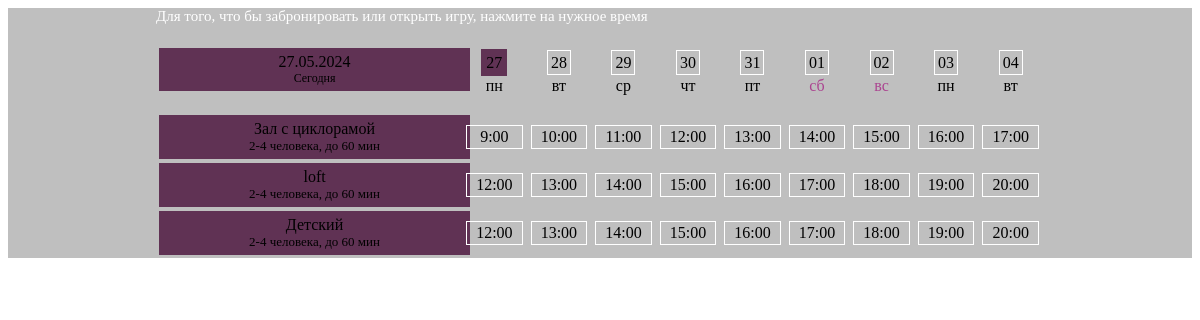
/adm_bron.php, run on the app's committed database.
### tables this page shows
CREATE TABLE `bron` (
  `id` int(11) NOT NULL,
  `name_room` text NOT NULL,
  `seans_1` varchar(255) NOT NULL,
  `seans_2` varchar(255) NOT NULL,
  `seans_3` varchar(255) NOT NULL,
  `seans_4` varchar(255) NOT NULL,
  `seans_5` varchar(255) NOT NULL,
  `seans_6` varchar(255) NOT NULL,
  `seans_7` varchar(255) NOT NULL,
  `seans_8` varchar(255) NOT NULL,
  `seans_9` varchar(255) NOT NULL
);

### class_bron/class.db.php (the view, shortened to what this page needs)
<?php
class SafeMySQL
{
	private $conn;
	private $defaults = array(
		'host'      => 'localhost',
		'user'      => 'root',
		'pass'      => '',
		'db'        => 'foto_gal',
		'port'      => NULL,
		'socket'    => NULL,
		'pconnect'  => FALSE,
		'charset'   => 'utf8',
		'errmode'   => 'error',
		'exception' => 'Exception',
	);
	function __construct($opt = array())
	{
		$opt = array_merge($this->defaults,$opt);
		@$this->conn = mysqli_connect($opt['host'], $opt['user'], $opt['pass'], $opt['db'], $opt['port'], $opt['socket']);
		mysqli_set_charset($this->conn, $opt['charset']) or $this->error(mysqli_error($this->conn));
	}
	public function query()
	{
		return $this->rawQuery($this->prepareQuery(func_get_args()));
	}
	public function fetch($result,$mode=self::RESULT_ASSOC)
	{
		return mysqli_fetch_array($result, $mode);
	}
	public function getRow()
	{
		$query = $this->prepareQuery(func_get_args());
		if ($res = $this->rawQuery($query)) {
			$ret = $this->fetch($res);
			return $ret;
		}
		return FALSE;
	}
	public function getAll()
	{
		$ret   = array();
		$query = $this->prepareQuery(func_get_args());
		if ( $res = $this->rawQuery($query) )
		{
			while($row = $this->fetch($res))
			{
				$ret[] = $row;
			}
		}
		return $ret;
	}
	private function rawQuery($query)
	{
		$start = microtime(TRUE);
		$res   = mysqli_query($this->conn, $query);
		$timer = microtime(TRUE) - $start;
		return $res;
	}
	private function prepareQuery($args)
	{
		$query = '';
		$raw   = array_shift($args);
		$array = preg_split('~(\?[nsiuap])~u',$raw,null,PREG_SPLIT_DELIM_CAPTURE);
		$anum  = count($args);
		$pnum  = floor(count($array) / 2);
		foreach ($array as $i => $part)
		{
			if ( ($i % 2) == 0 )
			{
				$query .= $part;
				continue;
			}
			$value = array_shift($args);
			switch ($part)
			{
				case '?s':
					$part = $this->escapeString($value);
					break;
				case '?i':
					$part = $this->escapeInt($value);
					break;
			}
			$query .= $part;
		}
		return $query;
	}
	private function escapeInt($value)
	{
		return $value;
	}
	private function escapeString($value)
	{
		return	"'".mysqli_real_escape_string($this->conn,$value)."'";
	}
}
function getRooms_admin($date,$db){
	$all=$db->getRow("SELECT * FROM bron_time WHERE date=?s",$date);
	if(!$all){$db->query("INSERT INTO bron_time(id_room,date,seans_1,seans_2,seans_3,seans_4,seans_5,seans_6,seans_7,seans_8,seans_9) VALUES('1','".$date."','0','0','0','0','0','0','0','0','0'),('2','".$date."','0','0','0','0','0','0','0','0','0'),('3','".$date."','0','0','0','0','0','0','0','0','0')");}
	$timtm=0;
	if(date("w",time()+$timtm)==1){$W='пн';}
	if(date("d.m.Y")==$date){$dop_cl='fiol';}else{$dop_cl='';}
	$result='<tr><td style="width: 35%;height:75px;"><div class="fiol" style="margin-top: -10px;">'.date("d.m.Y").'<br><span style="font-size:12px;">Сегодня</span></td>
	<td><span onClick="days(\''.date("d.m.Y").'\');" class="days_b '.$dop_cl.'">'.date("d").'</span><div class="top_w">'.$W.'</div></td>';
$timtm=86400;
	$i=1;
	for($i;$i<9;$i++){
	if(date("d.m.Y",time()+$timtm)==$date){$dop_cl='fiol';}else{$dop_cl='';}
	$result.='<td><span onClick="days(\''.date("d.m.Y",time()+$timtm).'\');" class="days_b '.$dop_cl.'">'.date("d",time()+$timtm).'</span>';
	if(date("w",time()+$timtm)==0){$W='<span style="color:#AB4490;">вс</span>';}
	if(date("w",time()+$timtm)==1){$W='пн';}
	if(date("w",time()+$timtm)==2){$W='вт';}
	if(date("w",time()+$timtm)==3){$W='ср';}
	if(date("w",time()+$timtm)==4){$W='чт';}
	if(date("w",time()+$timtm)==5){$W='пт';}
	if(date("w",time()+$timtm)==6){$W='<span style="color:#AB4490;">сб</span>';}
	$result.='<div class="top_w">'.$W.'</div></td>';
	$timtm=$timtm+86400;
	}
	$result.='</tr>';
	$rooms=$db->getAll("SELECT * FROM bron");
	foreach($rooms as $keys=>$vals){
$room=$db->getRow("SELECT * FROM bron_time WHERE date=?s AND id_room=?i",$date,$vals['id']);
$result.='<tr><td style="text-align:left;"><div class="fiol">'.$vals['name_room'].'<br><span style="font-size:13px;">2-4 человека, до 60 мин</span></div></td>
<td onClick="bron(\''.$date.'\',\'seans_1\',\''.$vals['id'].'\');"><div class="bor_bron" style="'.$seans_1.'" >'.$vals['seans_1'].'</div></td>
<td onClick="bron(\''.$date.'\',\'seans_2\',\''.$vals['id'].'\');"><div class="bor_bron" style="'.$seans_2.'">'.$vals['seans_2'].'</div></td>
<td onClick="bron(\''.$date.'\',\'seans_3\',\''.$vals['id'].'\');"><div class="bor_bron" style="'.$seans_3.'">'.$vals['seans_3'].'</div></td>
<td onClick="bron(\''.$date.'\',\'seans_4\',\''.$vals['id'].'\');"><div class="bor_bron" style="'.$seans_4.'">'.$vals['seans_4'].'</div></td>
<td onClick="bron(\''.$date.'\',\'seans_5\',\''.$vals['id'].'\');"><div class="bor_bron" style="'.$seans_5.'" >'.$vals['seans_5'].'</div></td>
<td onClick="bron(\''.$date.'\',\'seans_6\',\''.$vals['id'].'\');"><div class="bor_bron" style="'.$seans_6.'">'.$vals['seans_6'].'</div></td>
<td onClick="bron(\''.$date.'\',\'seans_7\',\''.$vals['id'].'\');"><div class="bor_bron" style="'.$seans_7.'">'.$vals['seans_7'].'</div></td>
<td onClick="bron(\''.$date.'\',\'seans_8\',\''.$vals['id'].'\');"><div class="bor_bron" style="'.$seans_8.'">'.$vals['seans_8'].'</div></td>
<td onClick="bron(\''.$date.'\',\'seans_9\',\''.$vals['id'].'\');"><div class="bor_bron" style="'.$seans_9.'">'.$vals['seans_9'].'</div></td>
</tr>';
$seans_1=0;$seans_2=0;$seans_3=0;$seans_4=0;$seans_5=0;$seans_6=0;$seans_7=0;$seans_8=0;$seans_9=0;
}
return $result;
}

### adm_bron.php (shortened to what this page needs)
<html>
<head>
<link rel="stylesheet" type="text/css" href="/css/style.css">
</head>
<body>
<div class="center">
<?include_once './admin_bron.php';?>
</div>
</body>
</html>

### admin_bron.php (shortened to what this page needs)
<? include_once './class_bron/class.db.php';
$db= new SafeMySQL();
?>
<?
echo '<div style="width:75%;margin:auto;color:#fff;font-size:15px;">
<p style="margin-bottom:10px;">Для того, что бы забронировать или открыть игру, нажмите на нужное время</p>
';
echo '<table class="bron_room" id="rooms_table" style="margin-bottom: 30px;">';
$date=date("d.m.Y");
echo getRooms_admin($date,$db);
echo '</table>';
echo'</div>';
?>

### css/style.css (style rules this page uses)
.center { width:100%;margin:auto;background:rgba(0,0,0,0.25); }
.bron_room { width:100%; }
.bron_room td { text-align:center; }
.days_b { border: 1px solid #fff; padding: 3px; cursor:pointer; }
.fiol { width: 100%; text-align: center; background: rgba(81, 27, 66, 0.85); padding: 5px;border:none;cursor:default; }
.top_w { margin-top: 5px; }
.bor_bron { border: 1px solid #fff; padding: 2px; margin:2px; cursor:pointer; }

### data on the page
bron: name_room "Зал с циклорамой", seans_1 "9:00", seans_2 "10:00", seans_3 "11:00", seans_4 "12:00", seans_5 "13:00", seans_6 "14:00", seans_7 "15:00", seans_8 "16:00", seans_9 "17:00"
bron: name_room "loft", seans_1 "12:00", seans_2 "13:00", seans_3 "14:00", seans_4 "15:00", seans_5 "16:00", seans_6 "17:00", seans_7 "18:00", seans_8 "19:00", seans_9 "20:00"
bron: name_room "Детский", seans_1 "12:00", seans_2 "13:00", seans_3 "14:00", seans_4 "15:00", seans_5 "16:00", seans_6 "17:00", seans_7 "18:00", seans_8 "19:00", seans_9 "20:00"

### other printed values
$W "пн"
$W "вт"
$W "ср"
$W "чт"
$W "пт"
